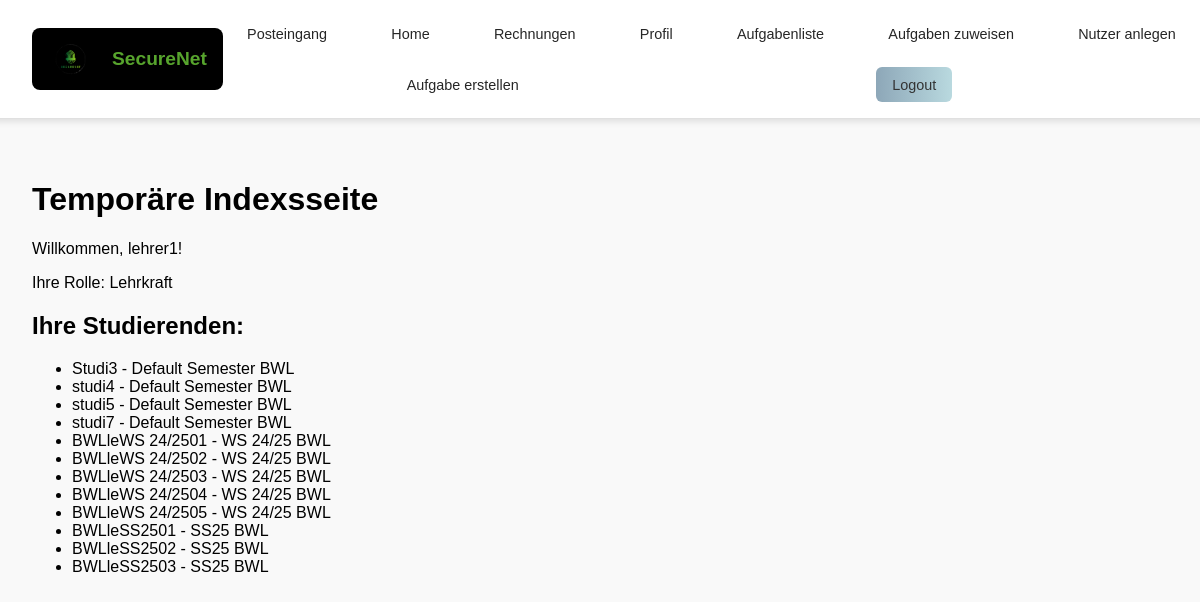
The app's page / (signed in) with its own data.
### users/models.py (models this page shows, shortened)
class CustomUser(AbstractUser):
    objects = CustomUserManager()
    ROLE_CHOICES = (
        ('student', 'Studierende'),
        ('teacher', 'Lehrkraft'),
    )
    role = models.CharField(max_length=10, choices=ROLE_CHOICES, default='student')
    professor = models.ForeignKey(
        'self',
        null=True, blank=True,
        limit_choices_to={'role': 'teacher'},
        on_delete=models.SET_NULL,
        related_name='students'
    )
    semester = models.ForeignKey(Semester, null = True, on_delete=models.CASCADE, default = 1)
    studiengang = models.ForeignKey(
        Studiengang,
        on_delete=models.CASCADE,
        null=True, blank=True,  # Allow empty reference initially
        related_name='students'  # Optional but recommended for clarity
    )
    unternehmen = models.ForeignKey(
        Unternehmen,
        on_delete=models.SET_NULL,
        null=True, blank=True,
        related_name="studierende"
    )
    display_name = models.CharField(max_length=150, blank=True, null=True)

class Semester(models.Model):
    name = models.CharField(max_length=10, unique=True)
    def __str__(self):
        return self.name

class Studiengang(models.Model):
    name = models.CharField(max_length=100, unique=True)
    def __str__(self):
        return self.name

### young_wolf/views.py (the view)
# urls.py: path('', views.index, name = 'index'),
@login_required(login_url="/users/login/")
def index(request):
    students = request.user.students.all() if request.user.role == 'teacher' else None
    return render(request, 'index.html', {'students': students})

### templates/index.html (shortened to what this page needs)
{% extends 'master_layout.html' %}
{% load static %}
{% block content %}
    <h1>Temporäre Indexsseite</h1>
    <p>Willkommen, {{ user.username }}!</p>
    {% if user.is_superuser %}
        <p>Ihre Rolle: Admin</p>
    {% else %}
        <p>Ihre Rolle: {{ user.get_role_display }}</p>
    {% endif %}
    {% if user.role == 'teacher' %}
        <h2>Ihre Studierenden:</h2>
        {% if students %}
            <ul>
            {% for student in students %}
                <li>{{ student.username }} - {{ student.email }} {{student.semester}} {{student.studiengang}}</li>
            {% endfor %}
            </ul>
        {% else %}
            <p>Sie haben derzeit keine Studierenden unter Ihrer Betreuung.</p>
        {% endif %}
    {% endif %}
{% endblock %}

### static/css/master_layout.css (style rules this page uses)
body { margin: 0; padding: 0; font-family: Arial, sans-serif; background-color: #f9f9f9; }

### records on screen
CustomUser: username "lehrer1", role "Lehrkraft"
CustomUser: username "Studi3", semester "Default Semester", studiengang "BWL"
CustomUser: username "studi4", semester "Default Semester", studiengang "BWL"
CustomUser: username "studi5", semester "Default Semester", studiengang "BWL"
CustomUser: username "studi7", semester "Default Semester", studiengang "BWL"
CustomUser: username "BWLleWS 24/2501", semester "WS 24/25", studiengang "BWL"
CustomUser: username "BWLleWS 24/2502", semester "WS 24/25", studiengang "BWL"
CustomUser: username "BWLleWS 24/2503", semester "WS 24/25", studiengang "BWL"
CustomUser: username "BWLleWS 24/2504", semester "WS 24/25", studiengang "BWL"
CustomUser: username "BWLleWS 24/2505", semester "WS 24/25", studiengang "BWL"
CustomUser: username "BWLleSS2501", semester "SS25", studiengang "BWL"
CustomUser: username "BWLleSS2502", semester "SS25", studiengang "BWL"
CustomUser: username "BWLleSS2503", semester "SS25", studiengang "BWL"
